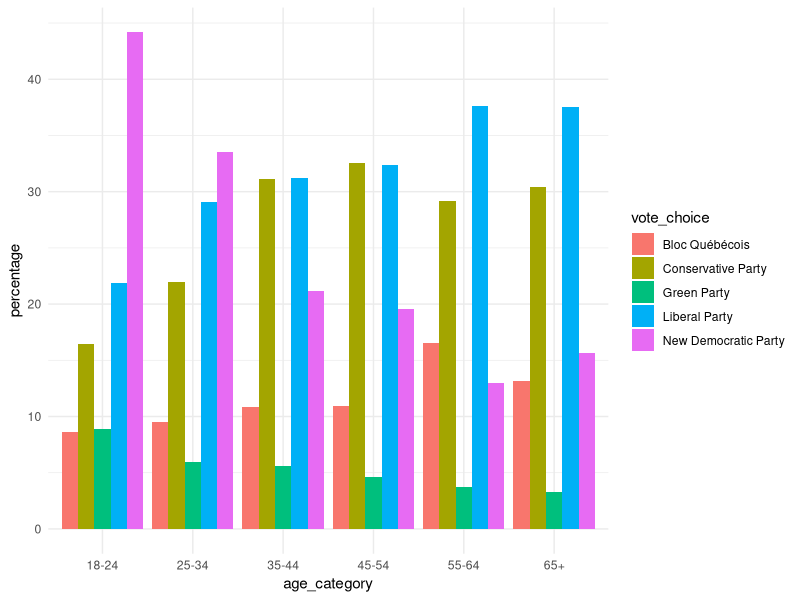

R code for this plot:
################################################################################
####################### R Workshop --- Data Handling II ########################
################################################################################
#################### ~~~  Tutorial by Justine Béchard  ~~~ ##################### 
################################################################################

# Part 2: Missingness and Tidy Data Practices with Tidyverse
#_______________________________________________________________________________

# Installing the Dataset ####
setwd(dirname(rstudioapi::getSourceEditorContext()$path))
DC22 <- read.csv("DC22_rworkshop_data.csv")

# Handling Missing Data ####
# NULL ####
# Represents the absence of value or an undefined object. 
# It will return NULL because "educaton" does not exist. 
DC22$educaton

# NA (Not available) ####
# It corresponds to missing or undefined data.
DC22[7,6]
  
# NaN (Not a number) ####
# A type of NA for undefined mathematical operations.
0/0

# Tidyverse ####
# Installing and activating tidyverse
install.packages("tidyverse")
library(tidyverse)

# The Pipe Operator %>% in dplyr ####
# A key feature when using dplyr. It turn nested code into sequential code. 
# This allows you to chain together multiple functions in a step-by-step process. 

# Let's imagine we want to know the average level of interest in politics
# among different age categories, but only for participants who voted 
# in the 2021 federal election. 

# Without the pipe operator:
summarize(group_by(filter(DC22, turnout_2021 == 1),age_category), 
          mean_interest_pol = mean(interest_pol, na.rm = TRUE))

# With the pipe operator:
# Each line in a piped sequence takes the most recent form of an object and apply 
# the next transformation to it.
DC22 %>% 
  filter(turnout_2021 == 1) %>%
  group_by(age_category) %>%
  summarize(
    mean_interest_pol = mean(interest_pol, na.rm = TRUE)
  )

# Tidy Data Practices ####
# select() ####
# Select subsets your data by choosing columns to keep/discard. 
select1 <- DC22 %>%
  select(age_category, education, vote_choice) # Subsetting by these variables.

# Display the result
# Print the structure of the new data frame
glimpse(select1)
# Print the first few rows 
head(select1)

# Also works with tidyselect functions. 
select2 <- DC22 %>%
  select(contains("vote")) 
glimpse(select2)

select3<- DC22 %>%
  select(starts_with("educ")) 
glimpse(select3)

# filter() ####
# Subset rows based on logical conditions. 
filter1 <- DC22 %>%
  filter(turnout_2021 == 1) 
glimpse(filter1)

filter2 <- DC22 %>% 
  filter(age_category == "18-24" & vote_choice == "Green Party")
glimpse(filter2)

filter3 <- DC22 %>%
  filter(leftright > 7)
glimpse(filter3)

# arrange() ####
# Can help you sort the data based on the values in a specific column
arrange1 <- DC22 %>%
  arrange(leftright) # Arrange data in ascending order.
glimpse(arrange1)

arrange2 <- DC22 %>%
  arrange(desc(leftright)) # Arrange data in descending order.
glimpse(arrange2)

# mutate() ####
# You can use it to transform existing columns or add new ones.  
DC22_acronym <- DC22 %>%
  mutate(
    party_acronym = case_when(
      vote_choice == "Liberal Party" ~ "LPC",
      vote_choice == "Conservative Party" ~ "CPC",
      vote_choice == "New Democratic Party" ~ "NDP",
      vote_choice == "Green Party" ~ "GP",
      vote_choice == "Bloc Québécois" ~ "BQ",
      vote_choice == "Another party" ~ "Other"
    )
  )
glimpse(DC22_acronym)

# group_by() ####
# Grouping data by one or many variables. 
# This allows us to perform operations within those groups. 
# group_by will produce different results, depending on mutate vs. summarize.
# You can group on multiple variables if you would like.

DC22 %>%
  group_by(age_category) %>%
  mutate(mean_interest = mean(interest_pol, na.rm = TRUE))

DC22 %>%
  group_by(age_category) %>%
  summarize(mean_interest = mean(interest_pol, na.rm = TRUE))

# summarize() ####
# Used to create new variables (usually after group_by) in new tibble altogether.
# It will only keep: 
# (1) the variables you group on and 
# (2) the new variables you create. 

DC22 %>%
  group_by(age_category) %>%
  summarize(mean = mean(interest_pol, na.rm = TRUE),
            max = max(interest_pol, na.rm = TRUE),
            min = min(interest_pol, na.rm = TRUE))


# Making a Plot with ggplot2####
DC22 %>%
  # Remove rows where vote_choice is NA or "Another party"
  filter(!is.na(vote_choice) & vote_choice != "Another party") %>% 
  # Group the data by age_category and vote_choice
  group_by(age_category, vote_choice) %>%
  # Counting the number of observations and calculating percentages
  summarise(count = n()) %>%
  mutate(percentage = count / sum(count) * 100) %>%
  # This is where the plot starts! 
  ggplot(aes(x = age_category, y = percentage, fill = vote_choice)) +
  geom_bar(stat = "identity", position = "dodge") +
  #scale_fill_manual(values = c( # Manually specify custom colors
  #  "Liberal Party" = "#cc2211",
  #  "Conservative Party" = "#0f0b8e",
  #  "New Democratic Party" = "#f79619",
  #  "Green Party" = "#0eca3c",
  #  "Bloc Québécois" = "#19c8f7"
  #)) +
  #labs(title = "Vote Choice Distribution by Age", # Add labels
  #     x = "Age Category",
  #     y = "Percentage (%)",
  #     fill = "Vote Choice") +
  theme_minimal() + # Apply a predefined theme
  theme( # Additional theming options
    #plot.title = element_text(size = 16, hjust = 0.5), # Center and change the size of the plot title
    #axis.text.x = element_text(color = "black", size = 12),  # Change x-axis text color and size
    #axis.text.y = element_text(color = "black", size = 12),   # Change y-axis text color and size
  ) 
